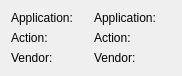
<ui version="4.0" >
 <class>AuthDetails</class>
 <widget class="QWidget" name="AuthDetails" >
  <property name="geometry" >
   <rect>
    <x>0</x>
    <y>0</y>
    <width>182</width>
    <height>73</height>
   </rect>
  </property>
  <property name="sizePolicy" >
   <sizepolicy vsizetype="MinimumExpanding" hsizetype="MinimumExpanding" >
    <horstretch>0</horstretch>
    <verstretch>0</verstretch>
   </sizepolicy>
  </property>
  <layout class="QGridLayout" name="gridLayout" >
   <item row="0" column="0" >
    <widget class="QLabel" name="label" >
     <property name="text" >
      <string>Application:</string>
     </property>
    </widget>
   </item>
   <item row="0" column="1" >
    <widget class="QLabel" name="app_label" >
     <property name="text" >
      <string>Application:</string>
     </property>
    </widget>
   </item>
   <item row="1" column="0" >
    <widget class="QLabel" name="label_3" >
     <property name="text" >
      <string>Action:</string>
     </property>
    </widget>
   </item>
   <item row="1" column="1" >
    <widget class="QLabel" name="action_label" >
     <property name="text" >
      <string>Action:</string>
     </property>
    </widget>
   </item>
   <item row="2" column="0" >
    <widget class="QLabel" name="label_5" >
     <property name="text" >
      <string>Vendor:</string>
     </property>
    </widget>
   </item>
   <item row="2" column="1" >
    <widget class="KUrlLabel" name="vendor_label" >
     <property name="text" >
      <string>Vendor:</string>
     </property>
    </widget>
   </item>
  </layout>
 </widget>
 <customwidgets>
  <customwidget>
   <class>KUrlLabel</class>
   <extends>QLabel</extends>
   <header>kurllabel.h</header>
  </customwidget>
 </customwidgets>
 <resources/>
 <connections/>
</ui>
